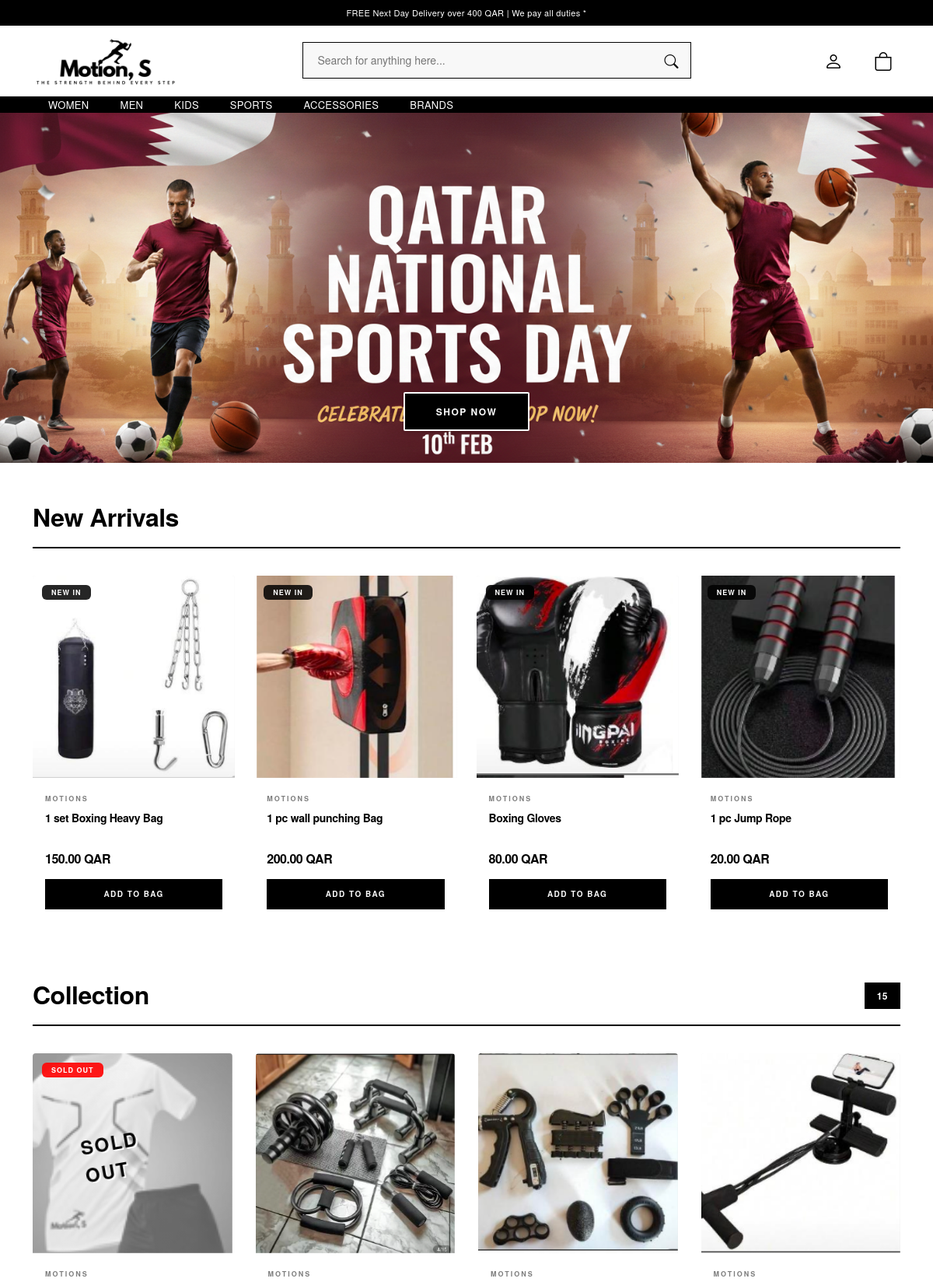
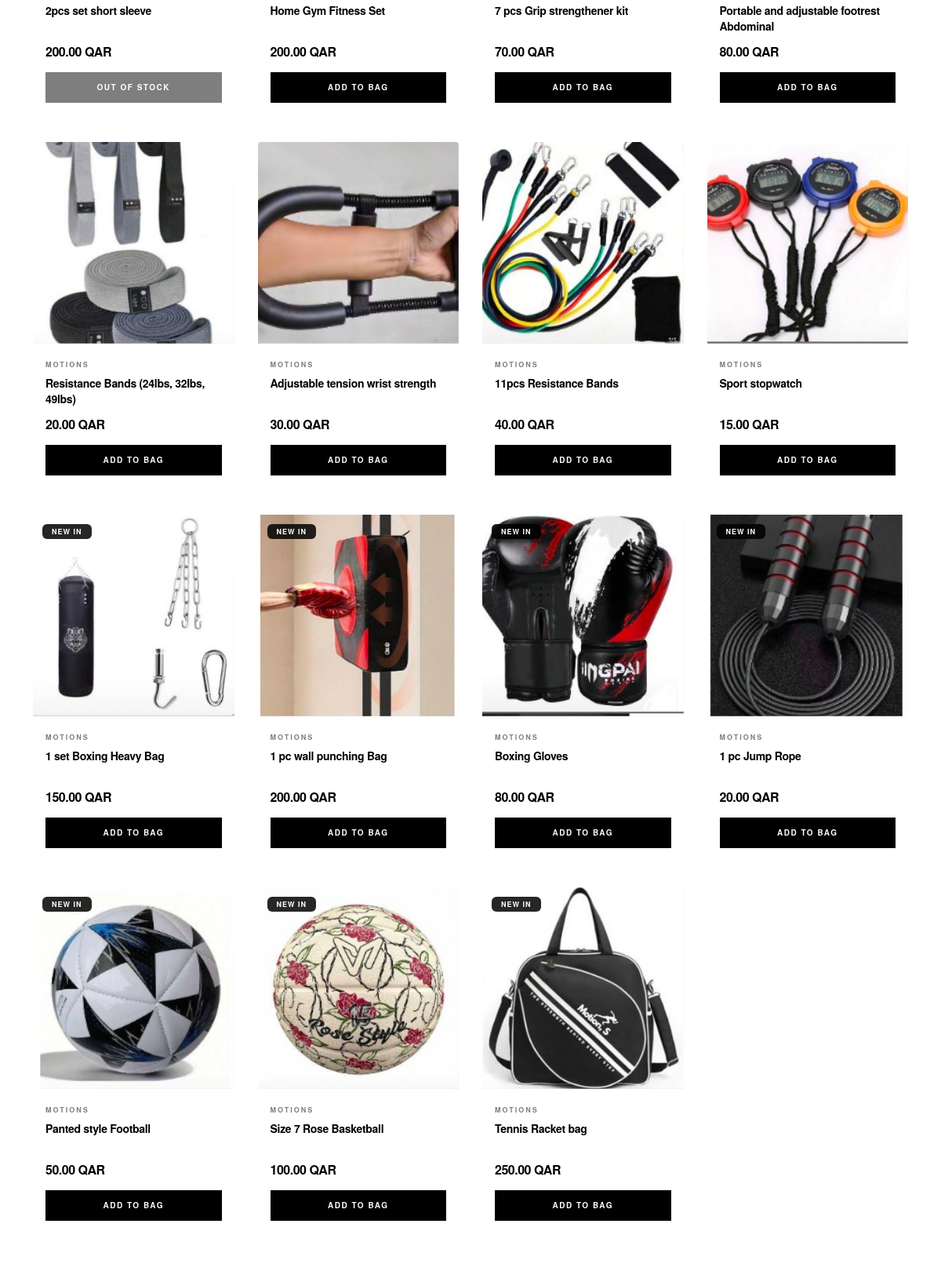
The page / (upper part) on the database its author committed (2 pictures, top to bottom).
### store/models.py (models this page shows, shortened)
class Product(models.Model):
    name = models.CharField(max_length=200)
    description = models.TextField()
    price = models.DecimalField(max_digits=10, decimal_places=2)
    category = models.ForeignKey(Category, on_delete=models.CASCADE)
    image = models.ImageField(upload_to='products/')
    stock = models.PositiveIntegerField(default=10, help_text='Number of items in stock')
    created_date = models.DateTimeField(default=timezone.now, help_text='Date when product was added')
    is_in_stock = models.BooleanField(default=True, help_text='Manually control if product is shown as in stock')
    is_new_arrival = models.BooleanField(default=False, help_text='Manually mark as new arrival')
    @property
    def review_count(self):
        return self.reviews.filter(is_approved=True).count()

### store/views.py (the view)
# urls.py: path('', views.product_list, name='product_list'),
def product_list(request):
    query = request.GET.get('q', '').strip()
    products = Product.objects.all()
    if query:
        products = products.filter(
            Q(name__icontains=query) |
            Q(description__icontains=query) |
            Q(category__name__icontains=query)
        )
    return render(request, 'store/product_list.html', {'products': products, 'query': query})

### store/cart.py (called while the page is built)
    def __len__(self):
        return sum(item['quantity'] for item in self.cart.values())

### store/context_processors.py (called while the page is built)
def cart(request):
    return {'cart': Cart(request)}

### store/templates/store/product_list.html (shortened to what this page needs)
{% extends "store/base.html" %}
{% load static %}
{% block content %}
{% if not query %}
<section class="hero-section">
    <div class="hero-background">
        <picture>
            <source srcset="{% static 'store/images/hero/hero-desktop.png' %}" media="(min-width: 1px)">
            <img src="{% static 'store/images/hero/hero-desktop.png' %}" alt="MOTIONS - Premium Sportswear Collection">
        </picture>
    </div>
    <div class="hero-content">
        <a href="#products" class="btn-hero">Shop Now</a>
    </div>
</section>
{% endif %}
<div class="container" id="products">
    {% if query %}
    <div class="search-results d-flex justify-content-between align-items-center">
        <div>
            <h5>Search Results for "{{ query }}"</h5>
            <small class="text-muted">{{ products|length }} products found</small>
        </div>
        <a href="{% url 'product_list' %}" class="clear-search">Clear</a>
    </div>
    {% else %}
    {% with new_arrivals=products|dictsortreversed:"created_date" %}
    {% if new_arrivals %}
    <div class="new-arrivals-section">
        <div class="section-header">
            <h2 class="section-title">New Arrivals</h2>
        </div>
        <div class="new-arrivals-wrapper">
            <div class="new-arrivals-scroll" id="newArrivalsScroll">
                {% for product in new_arrivals %}
                {% if product.is_new_arrival and product.is_in_stock %}
                <div class="product-card product-card-new-arrival">
                    {% if product.image %}
                    <div class="product-image-wrapper">
                        <img src="{{ product.image.url }}" alt="{{ product.name }}">
                        <div class="product-badges">
                            {% if product.is_new_arrival %}
                            <span class="badge badge-new">NEW IN</span>
                            {% endif %}
                        </div>
                    </div>
                    {% endif %}
                    <div class="product-info">
                        <div class="product-brand">MOTIONS</div>
                        <a href="{% url 'product_detail' product.id %}" class="product-name">{{ product.name }}</a>
                        <div class="product-price">{{ product.price }} QAR</div>
                        <a href="{% url 'product_detail' product.id %}" class="btn-add-to-bag">Add to Bag</a>
                    </div>
                </div>
                {% endif %}
                {% endfor %}
            </div>
        </div>
    </div>
    {% endif %}
    {% endwith %}
    {% endif %}
    <div class="products-section">
        <div class="section-header">
            <h2 class="section-title">{% if query %}Results{% else %}Collection{% endif %}</h2>
            <span class="section-count">{{ products|length }}</span>
        </div>
        {% if products %}
        <div class="product-grid">
            {% for product in products %}
            <div class="product-card {% if not product.is_in_stock %}sold-out{% endif %}">
                {% if product.image %}
                <div class="product-image-wrapper">
                    <img src="{{ product.image.url }}" alt="{{ product.name }}">
                    {% if product.is_in_stock %}
                    <div class="product-badges">
                        {% if product.is_new_arrival %}
                        <span class="badge badge-new">NEW IN</span>
                        {% endif %}
                    </div>
                    {% else %}
                    <div class="product-badges">
                        <span class="badge badge-sold-out">SOLD OUT</span>
                    </div>
                    {% endif %}
                </div>
                {% endif %}
                <div class="product-info">
                    <div class="product-brand">MOTIONS</div>
                    <a href="{% url 'product_detail' product.id %}" class="product-name">
                        {{ product.name }}
                    </a>
                    <div class="product-price">{{ product.price }} QAR</div>
                    {% if product.is_in_stock %}
                    <a href="{% url 'product_detail' product.id %}" class="btn-view-product">
                        <span>Add to Bag</span>
                    </a>
                    {% else %}
                    <button class="btn-view-product" disabled style="opacity: 0.5; cursor: not-allowed;">
                        <span>Out of Stock</span>
                    </button>
                    {% endif %}
                </div>
            </div>
            {% endfor %}
        </div>
        {% endif %}
    </div>
</div>
{% endblock %}

### store/static/store/css/products.css (style rules this page uses)
.product-grid { display: grid; grid-template-columns: repeat(4, 1fr); gap: 16px; margin-bottom: 40px; }
.product-card { background: #ffffff; border: 1px solid #e0e0e0; border-radius: 4px; overflow: hidden; transition: all 0.2s ease; cursor: pointer; height: 100%; display: flex; flex-direction: column; position: relative; }
.product-price { font-size: 18px; font-weight: 600; color: #212121; margin-bottom: 6px; }
@media (min-width: 992px) { .product-grid { grid-template-columns: repeat(4, 1fr); gap: 16px; } }
.section-header { display: flex; align-items: center; justify-content: space-between; margin-bottom: 20px; padding-bottom: 12px; border-bottom: 1px solid #e0e0e0; }
.section-title { font-size: 20px; font-weight: 600; color: #212121; margin: 0; }
.btn-hero { background: #ffffff; color: #2874f0; font-weight: 600; padding: 12px 28px; border: none; border-radius: 2px; font-size: 14px; cursor: pointer; transition: all 0.2s ease; box-shadow: 0 2px 4px rgba(0, 0, 0, 0.1); }
.product-card { animation: fadeInUp 0.3s ease-out; }
.product-card:nth-child(1) { animation-delay: 0.05s; }
.product-card:nth-child(2) { animation-delay: 0.1s; }
.product-card:nth-child(3) { animation-delay: 0.15s; }
.product-card:nth-child(4) { animation-delay: 0.2s; }
.product-card:nth-child(5) { animation-delay: 0.25s; }
.product-card:nth-child(6) { animation-delay: 0.3s; }
.product-card:nth-child(7) { animation-delay: 0.35s; }
.product-card:nth-child(8) { animation-delay: 0.4s; }

### store/templates/store/base.html (style rules this page uses)
* { margin: 0; padding: 0; box-sizing: border-box; }
body { font-family: 'Helvetica Neue', Helvetica, Arial, sans-serif; background-color: #ffffff; color: #000000; min-height: 100vh; font-size: 14px; line-height: 1.5; -webkit-text-size-adjust: 100%; }

### rows shown on the page
Product: image (picture), is_new_arrival "NEW IN", name "1 set Boxing Heavy Bag", price "150.00", is_in_stock "NEW IN"
Product: image (picture), is_new_arrival "NEW IN", name "1 pc wall punching Bag", price "200.00", is_in_stock "NEW IN"
Product: image (picture), is_new_arrival "NEW IN", name "Boxing Gloves", price "80.00", is_in_stock "NEW IN"
Product: image (picture), is_new_arrival "NEW IN", name "1 pc Jump Rope", price "20.00", is_in_stock "NEW IN"
Product: image (picture), is_in_stock "SOLD OUT", name "2pcs set short sleeve", price "200.00"
Product: image (picture), name "Home Gym Fitness Set", price "200.00", is_in_stock "ADD TO BAG"
Product: image (picture), name "7 pcs Grip strengthener kit", price "70.00", is_in_stock "ADD TO BAG"
Product: image (picture), name "Portable and adjustable footrest Abdominal", price "80.00", is_in_stock "ADD TO BAG"
Product: image (picture), name "Resistance Bands (24lbs, 32lbs, 49lbs)", price "20.00", is_in_stock "ADD TO BAG"
Product: image (picture), name "Adjustable tension wrist strength", price "30.00", is_in_stock "ADD TO BAG"
Product: image (picture), name "11pcs Resistance Bands", price "40.00", is_in_stock "ADD TO BAG"
Product: image (picture), name "Sport stopwatch", price "15.00", is_in_stock "ADD TO BAG"
Product: image (picture), is_in_stock "NEW IN", name "Panted style Football", price "50.00"
Product: image (picture), is_in_stock "NEW IN", name "Size 7 Rose Basketball", price "100.00"
Product: image (picture), is_in_stock "NEW IN", name "Tennis Racket bag", price "250.00"

### other values the page prints
{{ products|length }} "15"
